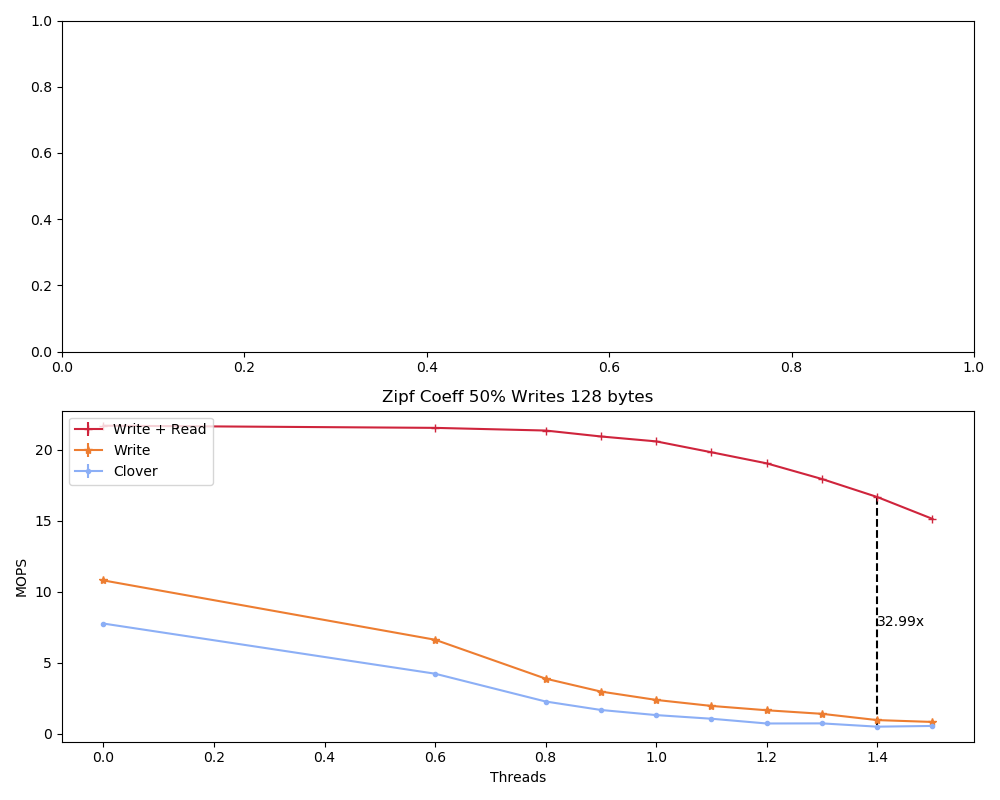

Write Python code to recreate this figure.
import matplotlib
import matplotlib.pyplot as plt
from statistics import mean
import numpy as np

from common import *

fig, (ax1, ax2) = plt.subplots(2,1, figsize=(10,8))


def static_plot_attributes(ax,read_write_steering,write_steering, clover_with_buffering):
    #convert to KOPS/s 
    read_write_steering=div_mil(read_write_steering)
    write_steering=div_mil(write_steering)
    clover_with_buffering=div_mil(clover_with_buffering)

    #plot
    ax.plot(labels[:len(clover_with_buffering)],clover_with_buffering,label=default_clover_label,marker=default_clover_marker, color=default_clover_color)
    ax.plot(labels[:len(write_steering)],write_steering,label=write_steering_label,marker=write_steering_marker,color=write_steering_color)
    ax.plot(labels[:len(read_write_steering)],read_write_steering,label=read_write_steering_label, marker=read_write_steering_marker, color=read_write_steering_color)


    plot_max_improvement(ax,read_write_steering,clover_with_buffering)

    ax.legend(loc='lower left', ncol=1)
    ax.set_xlabel('Zipf Coeff')
    #ax.set_ylim(bottom=0, top=5)

def contention_err(ax,rws,ws, clover):
    scale_mil(rws)
    scale_mil(ws)
    scale_mil(clover)
    ax.errorbar(rws["zipf"],rws["ops"],rws["err"],label=read_write_steering_label, marker=read_write_steering_marker, color=read_write_steering_color)
    ax.errorbar(ws["zipf"],ws["ops"],ws["err"],label=write_steering_label,marker=write_steering_marker,color=write_steering_color)
    ax.errorbar(clover["zipf"],clover["ops"],clover["err"],label=default_clover_label,marker=default_clover_marker, color=default_clover_color)

    plot_max_improvement(ax,rws,clover,"zipf")

    #ax.set_yscale("log")
    ax.legend(loc='upper left', ncol=1)
    ax.set_xlabel('Threads')


figure_name='zipf_coeff'

#[186907,362862,678406,1135524,1753723,2058595,2138879]

measurements=["clover_128", "write_128","rw_128"]
feilds=["ops", "zipf", "err"]
md=dict() #measurement dict

db = read_from_txt("contention.txt")
chunked_db=divide_db(db,len(measurements))
for cdb, m in zip(chunked_db, measurements):
    md[m]=select_feilds(cdb, feilds)
    print(md[m])



####################### 1024 YCSB A
# clover_with_buffering_A_1024= md["clover_1024"]
# write_steering_A_1024       = md["write_1024"]
# read_write_steering_A_1024  = md["rw_1024"]
# contention_err(ax1,read_write_steering_A_1024,write_steering_A_1024,clover_with_buffering_A_1024)

# ax1.set_title('Zipf Coeff 50% Writes 1024 bytes')
# ax1.set_ylabel('MOPS')

####################### 128 YCSB A
clover_with_buffering_A_128 = md["clover_128"]
write_steering_A_128       = md["write_128"]
read_write_steering_A_128  = md["rw_128"]
contention_err(ax2,read_write_steering_A_128,write_steering_A_128,clover_with_buffering_A_128)

ax2.set_title('Zipf Coeff 50% Writes 128 bytes')
ax2.set_ylabel('MOPS')
#ax1.set_ylim(top=350)



plt.tight_layout()
#ax1.tight_layout()
plt.savefig(figure_name+'.pdf')
plt.savefig(figure_name+'.png')
#plt.show()
